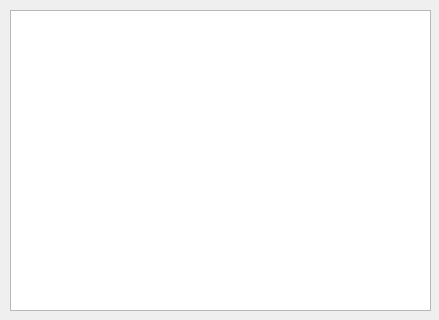
<?xml version="1.0" encoding="UTF-8"?>
<ui version="4.0">
 <class>Dialog</class>
 <widget class="QDialog" name="Dialog">
  <property name="geometry">
   <rect>
    <x>0</x>
    <y>0</y>
    <width>439</width>
    <height>320</height>
   </rect>
  </property>
  <property name="sizePolicy">
   <sizepolicy hsizetype="Fixed" vsizetype="Fixed">
    <horstretch>0</horstretch>
    <verstretch>0</verstretch>
   </sizepolicy>
  </property>
  <property name="minimumSize">
   <size>
    <width>439</width>
    <height>320</height>
   </size>
  </property>
  <property name="maximumSize">
   <size>
    <width>439</width>
    <height>320</height>
   </size>
  </property>
  <property name="windowTitle">
   <string>Dialog</string>
  </property>
  <widget class="QTableView" name="userList">
   <property name="geometry">
    <rect>
     <x>10</x>
     <y>10</y>
     <width>421</width>
     <height>301</height>
    </rect>
   </property>
  </widget>
 </widget>
 <resources/>
 <connections/>
</ui>
